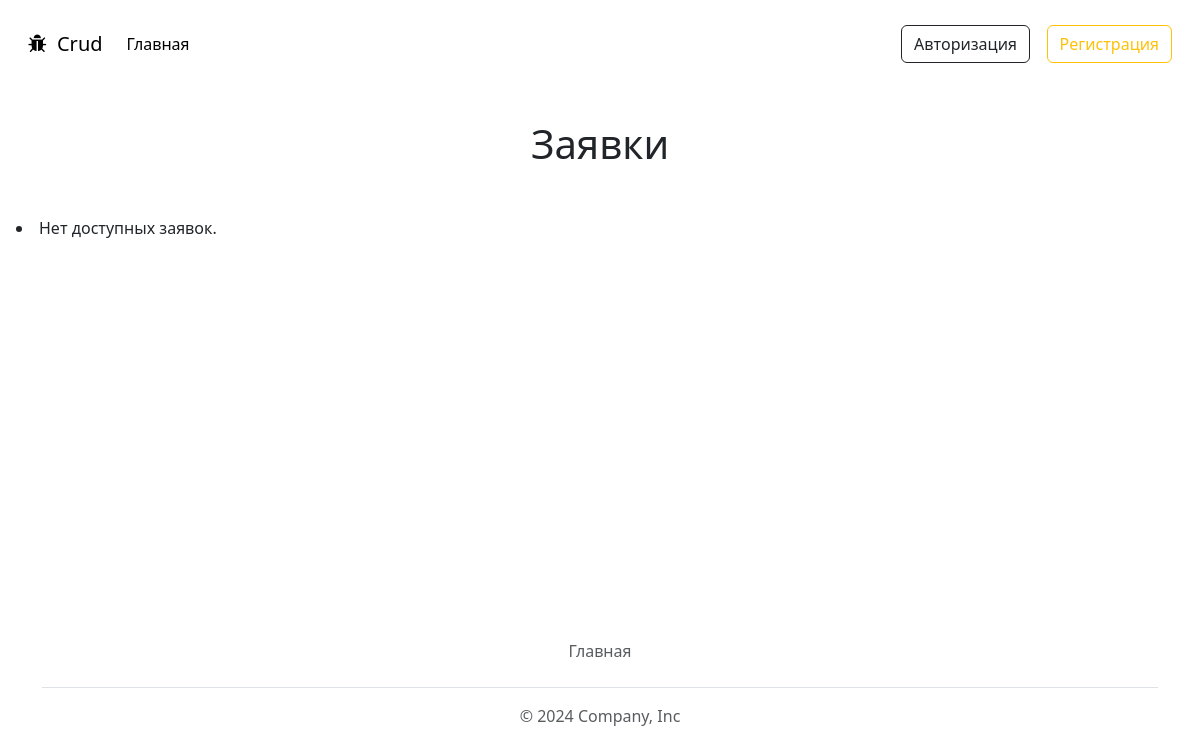
Before: / with the older database file.
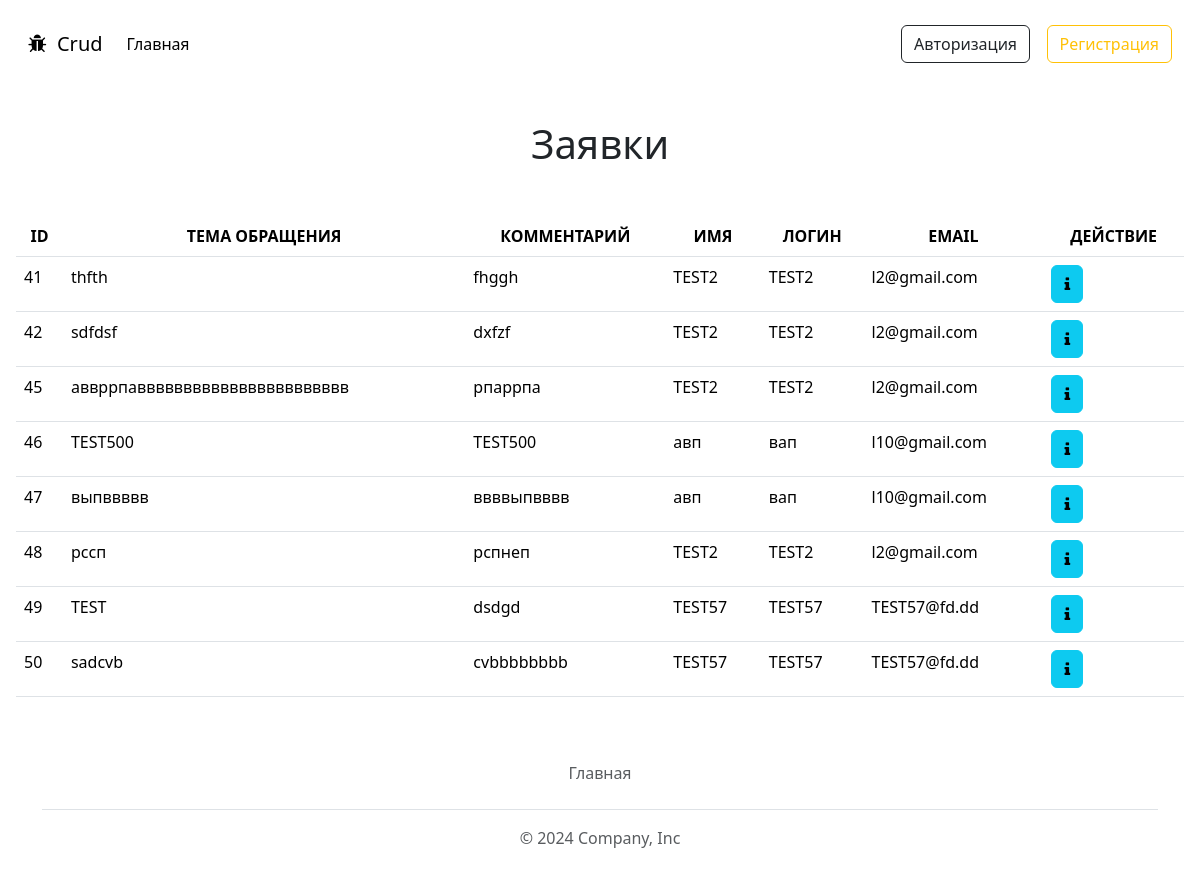
After: the same page with the newer database file.
### tables this page shows
CREATE TABLE `bid` (
  `id` int NOT NULL,
  `name` varchar(100) NOT NULL,
  `comment` varchar(255) NOT NULL,
  `user_id` int UNSIGNED NOT NULL
);

CREATE TABLE `users` (
  `id` int UNSIGNED NOT NULL,
  `login` varchar(50) NOT NULL,
  `password` varchar(255) NOT NULL,
  `email` varchar(100) NOT NULL,
  `role` varchar(20) DEFAULT 'user',
  `name` varchar(100) NOT NULL,
  `phone` varchar(100) NOT NULL
);

### action.php (called while the page is built, shortened)
<?php
require_once('Db.php');
require_once('Bid.php');
$db = new Db();
$bid = new Bid($db);
$bids = $bid->read();

### Bid.php (called while the page is built, shortened)
<?php
class Bid
{
    private $conn;
    public function __construct($db)
    {
        $this->conn = $db;
    }
    public function read()
    {
        $sql = "SELECT bid.*, users.name AS user_name,users.login AS user_login , users.email AS user_email
        FROM bid
        JOIN users ON bid.user_id = users.id";
        $stmt = $this->conn->prepare($sql);
        if ($stmt->execute()) {
            return $stmt->fetchAll(PDO::FETCH_ASSOC);
        } else {
            error_log("Ошибка выполнения запроса: " . implode(", ", $stmt->errorInfo()));
            return [];
        }
    }
}

### Db.php (called while the page is built, shortened)
<?php
class  Db
{
    private $dsn = "mysql:host=localhost;dbname=php_sam_crud";
    private $user = "root";
    private $password = "";
    public $conn;
    public function __construct()
    {
        try {
            $this->conn = new PDO($this->dsn, $this->user, $this->password);
        } catch (PDOException $e) {
            echo $e->getMessage();
        }
    }
    public function prepare($sql)
    {
        return $this->conn->prepare($sql);
    }
}

### listBids.php (the view, shortened to what this page needs)
<div class="content">
  <h1 class="title text-center mt-5">Заявки</h1> <?php if ($isAuthenticated): ?>
    <div class="d-grid gap-2 d-md-flex justify-content-md-end mt-5">
      <button class="btn btn-outline-success me-md-2" type="button" data-bs-toggle="modal" data-bs-target="#addModal">Создать заявку</button>
    </div> <?php endif; ?>
  <?php if (!empty($bids)): ?>
    <table class="table table-hover mt-5">
      <thead>
        <tr class="text-center">
          <th scope="col">ID</th>
          <th scope="col">ТЕМА ОБРАЩЕНИЯ</th>
          <th scope="col">КОММЕНТАРИЙ</th>
          <th scope="col">ИМЯ</th>
          <th scope="col">ЛОГИН</th>
          <th scope="col">EMAIL</th>
          <th scope="col">ДЕЙСТВИЕ</th>
        </tr>
      </thead>
      <tbody>
        <?php foreach ($bids as $bid): ?>
          <tr class="text">
            <td><?= $bid['id'] ?></td>
            <td> <?= $bid['name'] ?></td>
            <td><?= $bid['comment'] ?></td>
            <td> <?= $bid['user_name'] ?></td>
            <td> <?= $bid['user_login'] ?></td>
            <td> <?= $bid['user_email'] ?></td>
            <td>
              <div class="col-12 ">
                <a href="?id=<?= $bid['id'] ?>" class="btn btn-info" data-bs-toggle="modal" data-bs-target="#infoModal<?= $bid['id'] ?>"><i class="fa fa-info" aria-hidden="true"></i></a>&nbsp
          </tr>
</div>
<?php endforeach; ?>
<?php else: ?>
  <li>Нет доступных заявок.</li>
<?php endif; ?>
</div>

Changed rows visible on the page:
added bid: id "41", name "thfth", comment "fhggh", user.name "TEST2", user.login "TEST2", user.email "l2@gmail.com"
added bid: id "42", name "sdfdsf", comment "dxfzf", user.name "TEST2", user.login "TEST2", user.email "l2@gmail.com"
added bid: id "45", name "аввррпаввввввввввввввввввввввв", comment "рпаррпа", user.name "TEST2", user.login "TEST2", user.email "l2@gmail.com"
added bid: id "46", name "TEST500", comment "TEST500", user.name "авп", user.login "вап", user.email "l10@gmail.com"
added bid: id "47", name "выпввввв", comment "ввввыпвввв", user.name "авп", user.login "вап", user.email "l10@gmail.com"
added bid: id "48", name "рссп", comment "рспнеп", user.name "TEST2", user.login "TEST2", user.email "l2@gmail.com"
added bid: id "49", name "TEST", comment "dsdgd", user.name "TEST57", user.login "TEST57", user.email "TEST57@fd.dd"
added bid: id "50", name "sadcvb", comment "cvbbbbbbbb", user.name "TEST57", user.login "TEST57", user.email "TEST57@fd.dd"
Other visible differences:
text no longer shown: "Нет доступных заявок."
text now shown: "ID ТЕМА ОБРАЩЕНИЯ КОММЕНТАРИЙ ИМЯ ЛОГИН EMAIL ДЕЙСТВИЕ"
